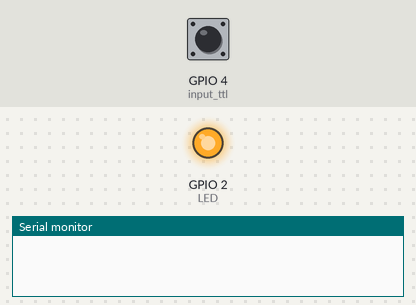
The sketch below on a simulated ESP8266 (NodeMCU). On the bench: output pins drawn as LEDs (lit = HIGH), the last lines printed to the serial monitor. Inputs (shaded band) come from the test bench; at power-on: GPIO 4 (input_ttl) HIGH. WiFi joins after 1.5 s; servers stay silent unless stated.

Above: at 0.3 s.
At 1.7 s:
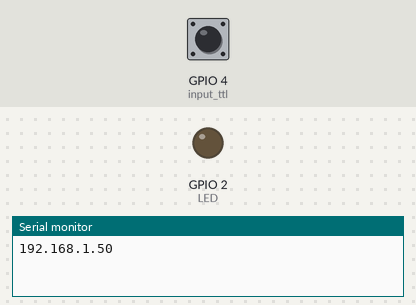
Timing chart, 0 to 3.2 s (numbered marks = the images above):
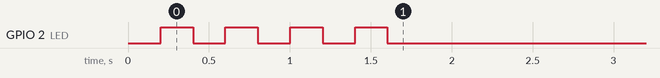

The sketch:

main.ino
```cpp
// frequency meter
//https://github.com/ObukhovAV/frequency-meter-ESP8266

#include "ESP8266WiFi.h"
#include <ESP8266WebServer.h>

#define LED 2 // GPIO2
#define input_ttl 4 // GPIO4

uint32 tm;
uint32 tm_dlt;
int inp_ttl;
int frc;

const char* ssid = "***"; //Enter SSID
const char* password = "***"; //Enter Password

ESP8266WebServer server(80);
String webPage = "";

void setup() {
  Serial.begin(115200);
  pinMode(LED, OUTPUT);
  pinMode(input_ttl, INPUT_PULLUP);
  WiFi.begin(ssid, password);
  while (WiFi.status() != WL_CONNECTED) {
    delay(200);
    digitalWrite(LED, HIGH);
    delay(200);
    digitalWrite(LED,LOW);
  }
  digitalWrite(LED, HIGH);
Serial.println(WiFi.localIP());
digitalWrite(LED, HIGH);
server.on("/", [](){  server.send(200, "text/html", webPage);});
server.begin();
}

void loop() {
 while (inp_ttl == 1)
    inp_ttl = digitalRead(input_ttl);
 while (inp_ttl == 0)
   inp_ttl = digitalRead(input_ttl);
  digitalWrite(LED,LOW);
tm = micros();

for(int i=0; i<100; i++)
{
  while (inp_ttl == 1)
    inp_ttl = digitalRead(input_ttl);
  while (inp_ttl == 0)
   inp_ttl = digitalRead(input_ttl);
}
tm_dlt =  micros() - tm;
 frc = 100000000/tm_dlt;
 digitalWrite(LED, HIGH);
  delay(500);
  webPage = "<meta http-equiv='Refresh' content='1' /><h1> ESP8266 frequency meter </h1><p>fr = "+String(frc)+" Hz</p>";
server.handleClient();
 }
```

Measured:
- by itself, GPIO 2 (LED): alternates HIGH for 0.20 s and LOW for 0.20 s, 7 changes in all, then stays LOW
